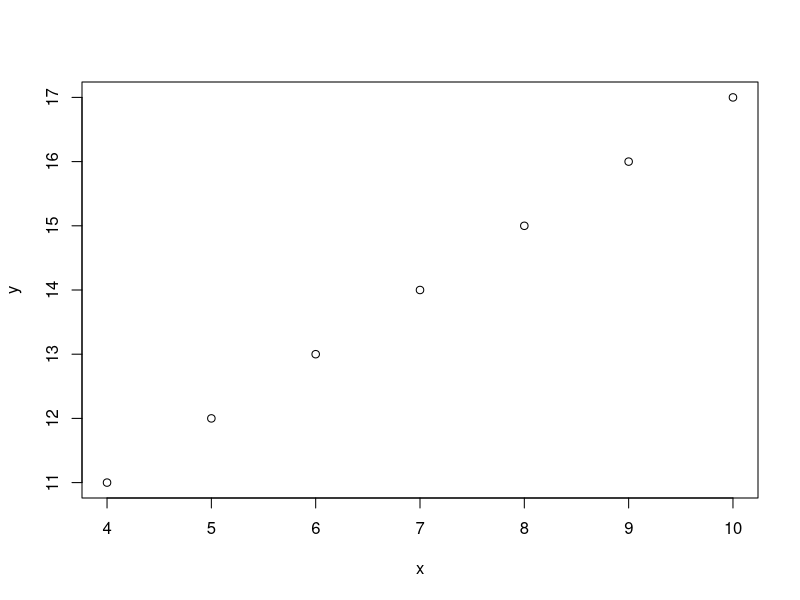
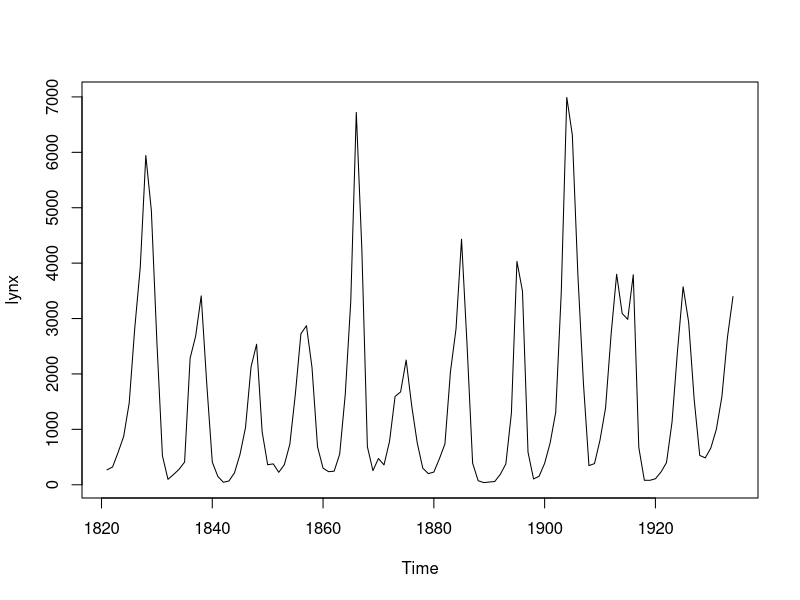
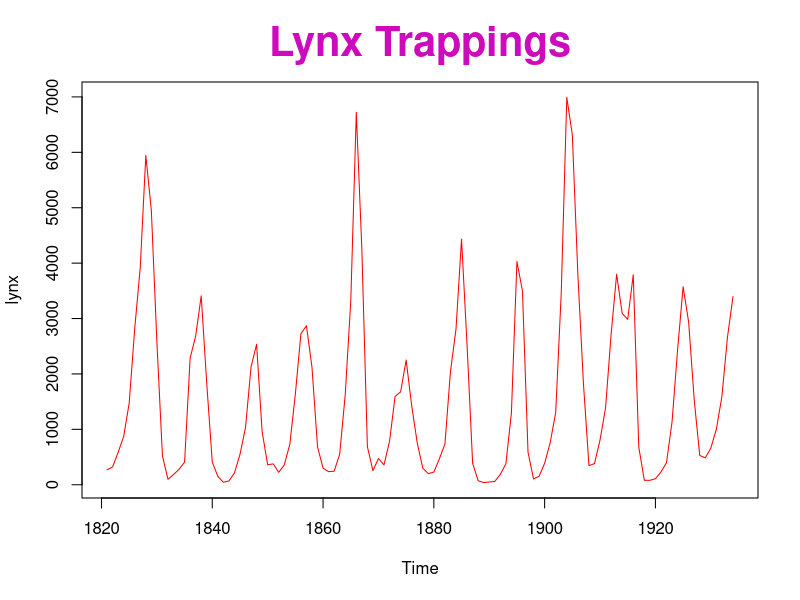
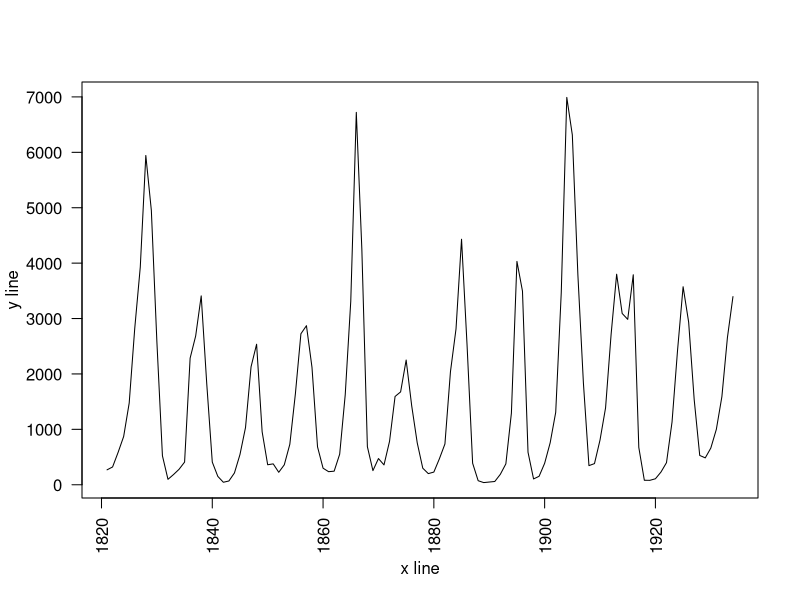
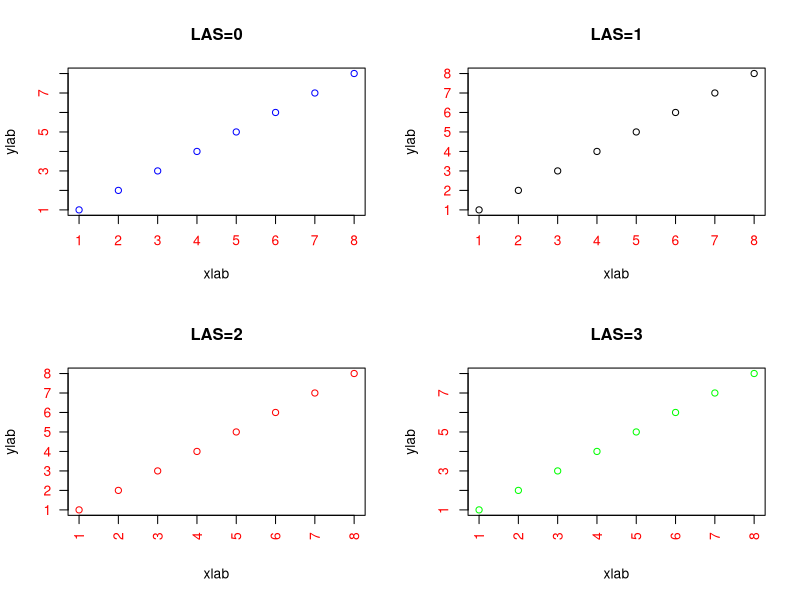

Reproduce these figures in R, in order.
x=4:10
y=11:17
plot(x,y) #default plot here is the scatterplot
plot(lynx) #time series data
plot(lynx,main="Lynx Trappings",col="red",col.main=22,cex.main=2.5)
plot(lynx,ylab="y line",xlab="x line",las=2)


#plot through 2X2 configuration

par(mfrow=c(2,2),col.axis="red")

plot(1:8,las=0,xlab = "xlab",ylab = "ylab",main = "LAS=0",col="blue")
plot(1:8,las=1,xlab = "xlab",ylab = "ylab",main = "LAS=1",col="black")
plot(1:8,las=2,xlab = "xlab",ylab = "ylab",main = "LAS=2",col="red")
plot(1:8,las=3,xlab = "xlab",ylab = "ylab",main = "LAS=3",col="green")
